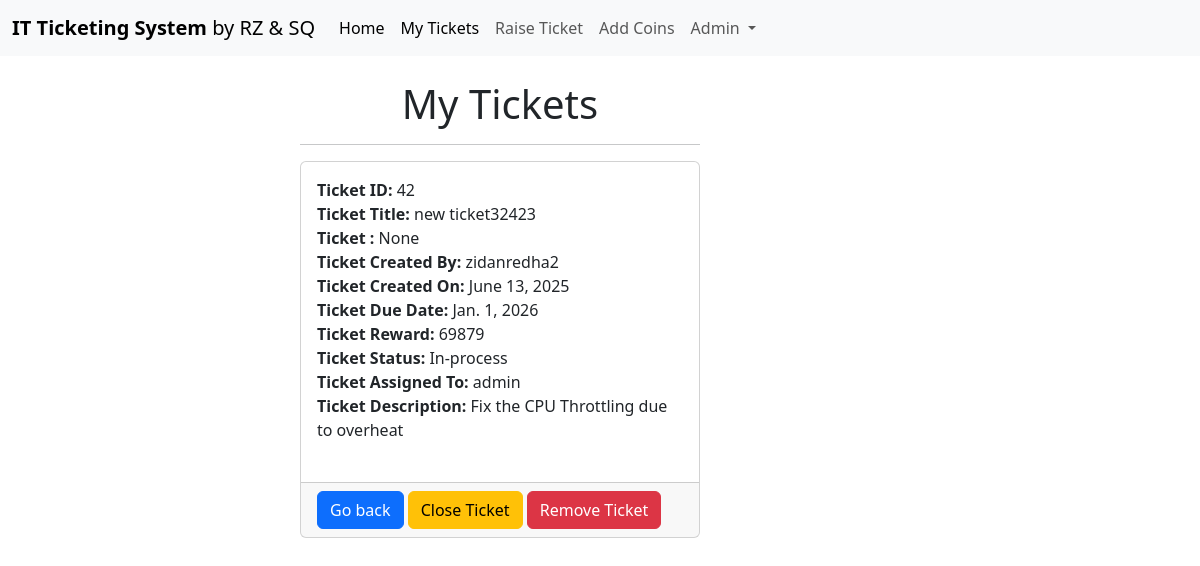
Before: /mycart (signed in) with the older database file.
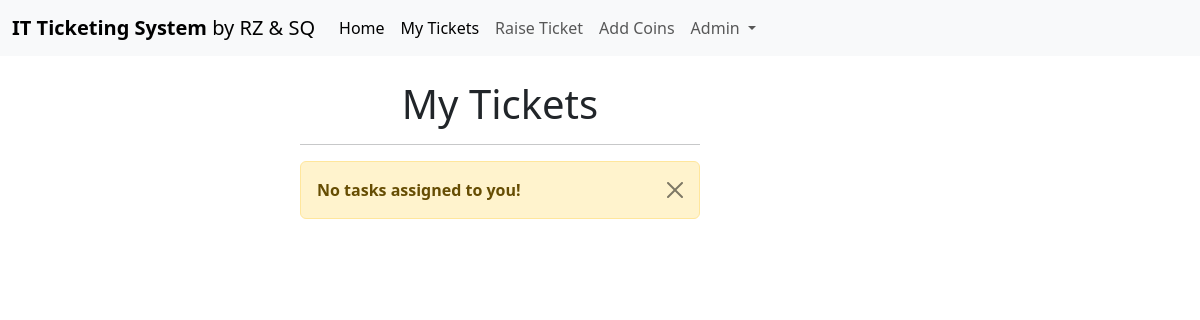
After: the same page with the newer database file.
### myapp/models.py (models this page shows)
class MyCart(models.Model):
    user = models.ForeignKey(User,  on_delete=models.CASCADE, null=True)
    task= models.ForeignKey(TaskDetail, on_delete=models.CASCADE, null=True)
    task_count= models.IntegerField(default=1)

class TaskDetail(models.Model):
    TASK_TITLE = models.CharField(max_length=100)
    TASK_DEPARTMENT = models.ForeignKey(Group, on_delete=models.CASCADE, null=True)
    TASK_CREATED =models.ForeignKey(User,  related_name='CREATED_BY', on_delete=models.CASCADE, null=True)
    TASK_CLOSED = models.ForeignKey(User,  related_name='CLOSED_BY',on_delete=models.CASCADE, null=True)
    TASK_CREATED_ON = models.DateField(auto_now_add=True,null=True)
    TASK_DUE_DATE = models.DateField()
    TASK_REWARD = models.IntegerField()
    TASK_CLOSED_ON = models.DateField(null=True)
    TASK_DESCRIPTION = models.CharField(max_length=300)
    TASK_HOLDER = models.CharField(max_length=100, null=True)
    choice=[('Open', 'Open'),('In-process', 'In-process'), ('Reopened', 'Reopened'), ('Closed', 'Closed'), ('Expired', 'Expired'), ('Resolved', 'Resolved')]
    TASK_STATUS = models.CharField(max_length=100,choices=choice, default='Open')

### myapp/views.py (the view)
# urls.py: path('mycart', views.MyCarts, name='mycart'),
def MyCarts(request):
    if request.user.is_authenticated:
        currentuser = request.user
        Carts= MyCart.objects.filter(user=currentuser)
        return render(request, 'MyCart.html', {'Carts': Carts})
    else:
        messages.success(request, 'Please login to View your tasks.')
        return redirect('login')

### myapp/TEMPLATES/MyCart.html
{% extends 'Base.html' %}
{% block content %}
<div class="col-4 offset-3">
    <br>
    <h1 class="text-center">My Tickets</h1>
    <hr>
    {% if Carts %}
    {% for cart in Carts %}
    <div class="card text">
        <div class="card-body">
            <strong>Ticket ID: </strong>{{cart.id}}<br>
            <strong>Ticket Title: </strong>{{cart.task.TASK_TITLE}}<br>
            <strong>Ticket : </strong>{{cart.task.TASK_DEPARTMENT}}<br>
            <strong>Ticket Created By: </strong>{{cart.task.TASK_CREATED}}<br>
            <strong>Ticket Created On: </strong>{{cart.task.TASK_CREATED_ON}}<br>
            <strong>Ticket Due Date: </strong>{{cart.task.TASK_DUE_DATE}}<br>
            <strong>Ticket Reward: </strong>{{cart.task.TASK_REWARD}}<br>
            <strong>Ticket Status: </strong>{{cart.task.TASK_STATUS}}<br>
            <strong>Ticket Assigned To: </strong>{{request.user}}<br>
            <strong>Ticket Description: </strong>{{cart.task.TASK_DESCRIPTION}}<br>
            <br>
            </div>
        <div class="card-footer text-body-secondary">
            <a href="{% url 'base' %}" class="btn btn-primary">Go back</a>
            <a href="{% url 'task_close' cart.task.id %}" class="btn btn-warning">Close Ticket</a>
            <a href="{% url 'task_remove' cart.task.id %}" class="btn btn-danger">Remove Ticket</a>
            </div>
    </div>
    <br>
    {% endfor %}
    {% else %}
    <div class="alert alert-warning alert-dismissible fade show" role="alert">
        <strong>No tasks assigned to you!</strong>
        <button type="button" class="btn-close" data-bs-dismiss="alert" aria-label="Close"></button>
        </div>
    {% endif %}
</div>
{% endblock content %}

### myapp/TEMPLATES/Navbar.html (shortened to what this page needs)
<nav class="navbar navbar-expand-lg bg-body-tertiary">
    <div class="container-fluid">
      <a class="navbar-brand" href="{% url 'base' %}"><b>IT Ticketing System</b> by RZ & SQ</a>
      <div class="collapse navbar-collapse" id="navbarSupportedContent">
        <ul class="navbar-nav me-auto mb-2 mb-lg-0">
          {% if request.user.is_authenticated and request.user.is_superuser %}
          <li class="nav-item">
            <a class="nav-link active" aria-current="page" href="{% url 'base' %}">Home</a>
          </li>
          <li class="nav-item">
            <a class="nav-link active" aria-current="page" href="{% url 'mycart' %}">My Tickets</a>
          </li>
          <li class="nav-item">
            <a class="nav-link" href="{% url 'taskdetails' %}">Raise Ticket</a>
          </li>
          <li class="nav-item">
            <a class="nav-link" href="{% url 'account' %}">Add Coins</a>
          </li>
          <li class="nav-item dropdown">
            <a class="nav-link dropdown-toggle" href="#" role="button" data-bs-toggle="dropdown" aria-expanded="false">
              {{ request.user|capfirst }}
            </a>
          {% endif %}
        </ul>
      </div>
    </div>
  </nav>

Changed rows visible on the page:
removed MyCart: id "42", task.TASK_TITLE "new ticket32423", task.TASK_DEPARTMENT "None", task.TASK_CREATED "zidanredha2", task.TASK_CREATED_ON "June 13, 2025", task.TASK_DUE_DATE "Jan. 1, 2026", task.TASK_REWARD "69879", task.TASK_STATUS "In-process", {{ request.user }} "admin", task.TASK_DESCRIPTION "Fix the CPU Throttling due to overheat"
Other visible differences:
text now shown: "No tasks assigned to you!"
